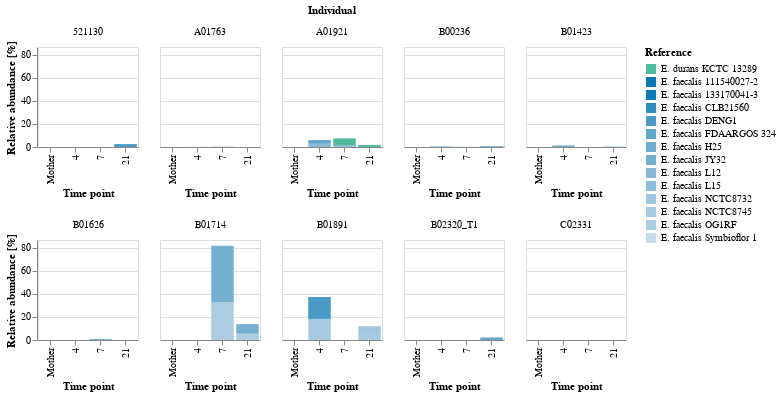
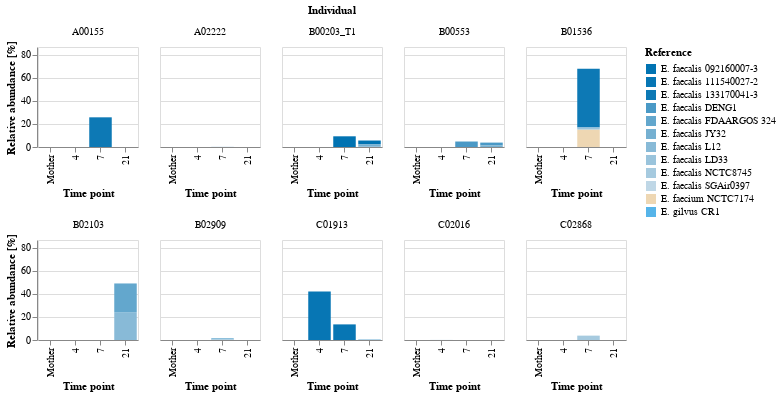

Here is the notebook cell these charts were saved with, in order:
### Code cell
import random
import itertools
from collections import defaultdict

import altair as alt
from matplotlib.colors import rgb2hex

all_strains = list(sorted(straingst_df.index.unique(level=2)))
all_strains = list(map(nice_ref_name, all_strains))

strains_per_species = defaultdict(list)
for strain in all_strains:
    species = strain.split(' ')[1]
    strains_per_species[species].append(strain)
    
print(strains_per_species.keys())

colorblind_palette = seaborn.color_palette("colorblind")
species_to_hue = {
    "faecalis": 0,
    "faecium": 1,
    "durans": 2,
    "casseliflavus": 4,
    "avium": 5,
    "cecorum": 6,
    "gallinarum": 7,
    "sp.": 8,
    "hirae": 9,
    "lactis": 3,
    "gilvus": 9,
}

colormap_per_species = {
    species: seaborn.light_palette(colorblind_palette[species_to_hue[species]], n_colors=len(strains)+2, reverse=True, input='rgb')[:len(strains)]
    for i, (species, strains) in enumerate(strains_per_species.items())
}

strain_colors = [rgb2hex(c) for c in itertools.chain.from_iterable(colormap_per_species.values())]
strain_color_map = dict(zip(all_strains, strain_colors))
strain_color_scale = alt.Scale(domain=all_strains, range=strain_colors)

substraingst_df = straingst_df[straingst_df.index.get_level_values(1).isin({'Mother', '4', '7', '21'})].copy()
vaginal_subjects = random.sample(
    list(substraingst_df[substraingst_df['Delivery_mode'] == "Vaginal"].index.unique(level=0)),
    10
)
vaginal_df = substraingst_df.loc[vaginal_subjects, :].copy()
caesarean_subjects = random.sample(
    list(substraingst_df[substraingst_df['Delivery_mode'] == "Caesarean"].index.unique(level=0)),
    10
)
caesarean_df = substraingst_df.loc[caesarean_subjects, :].copy()

concat_df = pandas.concat([vaginal_df, caesarean_df])
max_ra = concat_df.groupby(level=[0, 1]).sum()['rapct'].max()
print(max_ra)
vaginal_strains = list(map(nice_ref_name, sorted(vaginal_df.index.unique(level=2))))
vaginal_colors = [strain_color_map[s] for s in vaginal_strains]
vaginal_color_scale = alt.Scale(domain=vaginal_strains, range=vaginal_colors)

caesarean_strains = list(map(nice_ref_name, sorted(caesarean_df.index.unique(level=2))))
caesarean_colors = [strain_color_map[s] for s in caesarean_strains]
caesarean_color_scale = alt.Scale(domain=caesarean_strains, range=caesarean_colors)

vaginal_chart = alt.Chart(vaginal_df.reset_index()).mark_bar(clip=True).encode(
    x=alt.X('Time_point:O', title="Time point", sort=timepoints, scale=alt.Scale(domain=['Mother', '4', '7', '21'])),
    y=alt.Y('sum(rapct):Q', title="Relative abundance [%]", scale=alt.Scale(domain=[0, max_ra+5])),
    color=alt.Color('nice_name:N', scale=vaginal_color_scale, title="Reference"),
    tooltip=['strain', 'sample']
).properties(
    title="StrainGST results for vaginal born children",
    width=100,
    height=100,
).facet(
    facet='Individual:N',
    columns=5
).resolve_scale(
    x='independent',
    y='shared'
)

display(vaginal_chart)

caesarean_chart = alt.Chart(caesarean_df.reset_index()).mark_bar(clip=True).encode(
    x=alt.X('Time_point:O', title="Time point", sort=timepoints, scale=alt.Scale(domain=['Mother', '4', '7', '21'])),
    y=alt.Y('sum(rapct):Q', title="Relative abundance [%]", scale=alt.Scale(domain=[0, max_ra+5])),
    color=alt.Color('nice_name:N', scale=caesarean_color_scale, title="Reference"),
    tooltip=['strain', 'sample']
).properties(
    title="StrainGST results for caesarean born children",
    width=100,
    height=100,
).facet(
    facet='Individual:N',
    columns=5
).resolve_scale(
    x='independent',
    y='shared'
)

display(caesarean_chart)
